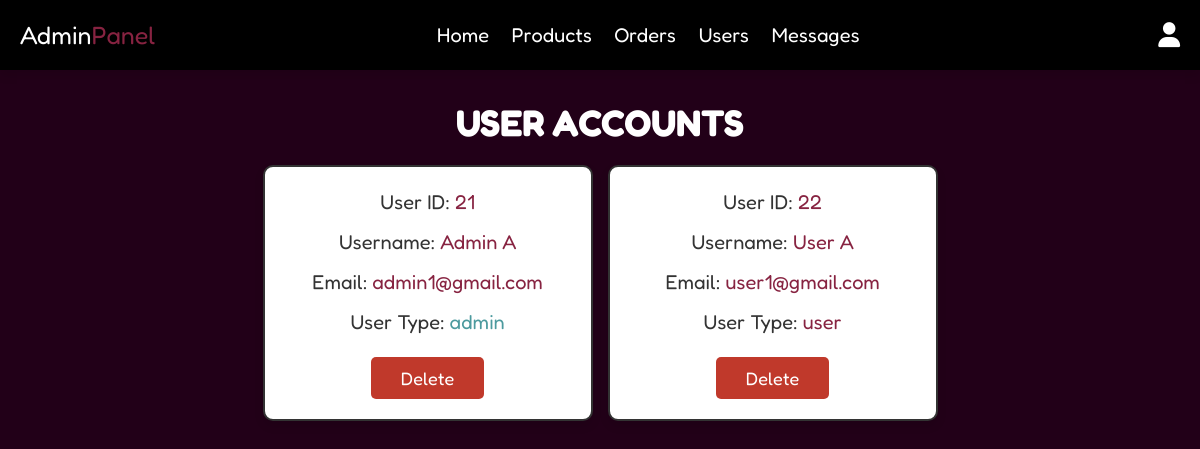
Screenshot of /aurumelle_admin_panel/admin_users.php (signed in) with the database file from the repository.
### tables this page shows
CREATE TABLE `users` (
  `id` int(100) NOT NULL,
  `name` varchar(100) NOT NULL,
  `email` varchar(100) NOT NULL,
  `password` varchar(100) NOT NULL,
  `user_type` varchar(20) NOT NULL DEFAULT 'user'
);

### aurumelle_admin_panel/admin_users.php (the view, shortened to what this page needs)
<?php
@include '../config.php';
?>
<!DOCTYPE html>
<html lang="en">
   <head>
      <link rel="stylesheet" href="https://cdnjs.cloudflare.com/ajax/libs/font-awesome/6.7.2/css/all.min.css">
      <link rel="stylesheet" href="../aurumelle_css/admin_style.css">
   </head>
   <body>
   <?php @include 'admin_header.php'; ?>
   <section class="users">
      <h1 class="title">User Accounts</h1>
      <div class="box-container">
         <?php
            $select_users = mysqli_query($conn, "SELECT * FROM users") or die('query failed');
            if(mysqli_num_rows($select_users) > 0){
               while($fetch_users = mysqli_fetch_assoc($select_users)){
         ?>
         <div class="box">
            <p>User ID: <span><?php echo $fetch_users['id']; ?></span></p>
            <p>Username: <span><?php echo $fetch_users['name']; ?></span></p>
            <p>Email: <span><?php echo $fetch_users['email']; ?></span></p>
            <p>User Type: <span style="color:<?php if($fetch_users['user_type'] == 'admin'){ echo 'var(--teal)'; }; ?>">
               <?php echo $fetch_users['user_type']; ?></span></p>
            <a href="../aurumelle_admin_panel/admin_users.php?delete=<?php echo $fetch_users['id']; ?>" onclick="return confirm('Delete this user?');" class="delete-btn">Delete</a>
         </div>
         <?php
            }
         }
         ?>
      </div>
   </section>
   </body>
</html>

### aurumelle_css/admin_style.css (style rules this page uses)
:root { --deep-berry:#872341; --red:#c0392b; --teal:#4C9A9E; --black:#333; --black2: #000; --white:#fff; --light-color:#666; --light-white:#ccc; --light-bg:#f5f5f5; --border:.2rem solid var(--black); --box-shadow:0 .5rem 1rem rgba(0,0,0,.1); }
* { font-family: 'Fredoka', sans-serif; margin:0; padding:0; box-sizing: border-box; outline: none; border:none; text-decoration: none; transition:all .2s linear; }
html { font-size: 62.5%; overflow-x: hidden; scroll-behavior: smooth; scroll-padding-top: 6.5rem; }
body { background: #220018; }
section { padding:3rem 2rem; }
.title { text-align: center; margin-bottom: 2rem; color:var(--white); text-transform: uppercase; font-size: 3.7rem; }
.btn, .delete-btn, .option-btn { display: inline-block; border-radius: .5rem; margin-top: 1rem; font-size: 1.8rem; color:var(--white); cursor: pointer; padding:1rem 3rem; text-transform: capitalize; }
.delete-btn { background-color: var(--red); }
.users .box-container { display: grid; grid-template-columns: repeat(auto-fit, 33rem); gap:1.5rem; align-items: flex-start; max-width: 1200px; margin: 0 auto; justify-content: center; }
.users .box-container .box { padding:2rem; border:var(--border); background-color: var(--white); box-shadow: var(--box-shadow); border-radius: 1rem; text-align: center; }
.users .box-container .box p { font-size: 2rem; color:var(--black); margin-bottom: 1rem; line-height: 1.5; }
.users .box-container .box p span { color:var(--deep-berry); }
.users .box-container .box .delete-btn { margin-top: .5; }

### rows the page displays
users: id "21", name "Admin A", email "admin1@gmail.com", user_type "admin"
users: id "22", name "User A", email "user1@gmail.com", user_type "user"
